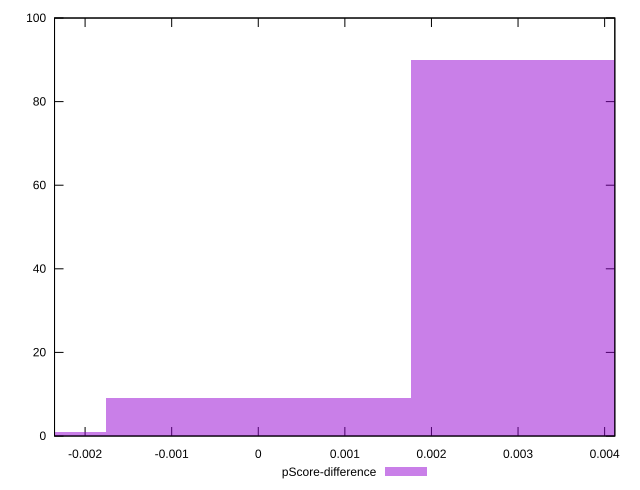

Here is the gnuplot script that generated this plot:
reset

$pScoreDifference <<EOF
-0.0035190163450395857 1
0.0035190163450395857 90
0 9
EOF

set key outside below
set boxwidth 0.0035190163450395857
set xrange [-0.0023529411764705854:0.0041176470588235314]
set yrange [0:100]
set trange [0:100]
set style fill transparent solid 0.5 noborder
set terminal svg size 640, 490 enhanced background rgb 'white'
set output "reports/report_00031_2021-02-24T23-18-18.084Z/unused-javascript/samples/astro/pScore-difference/histogram.svg"

plot $pScoreDifference title "pScore-difference" with boxes

reset
